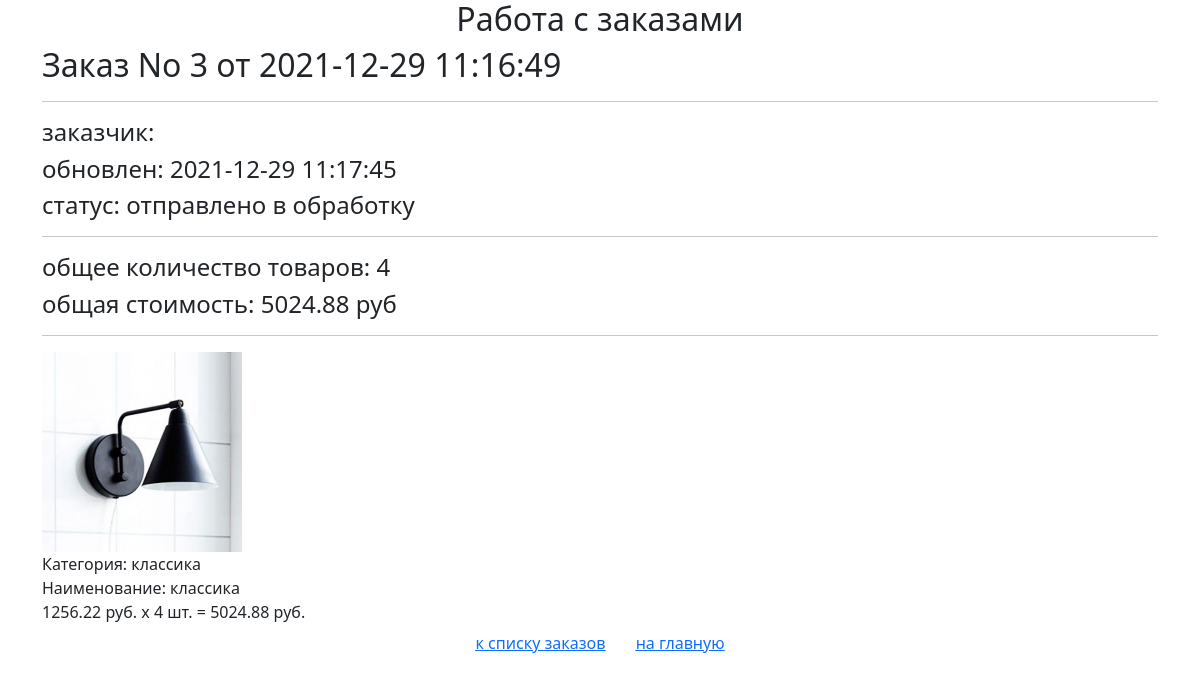
Before: /orders/read/3/ with the older database file.
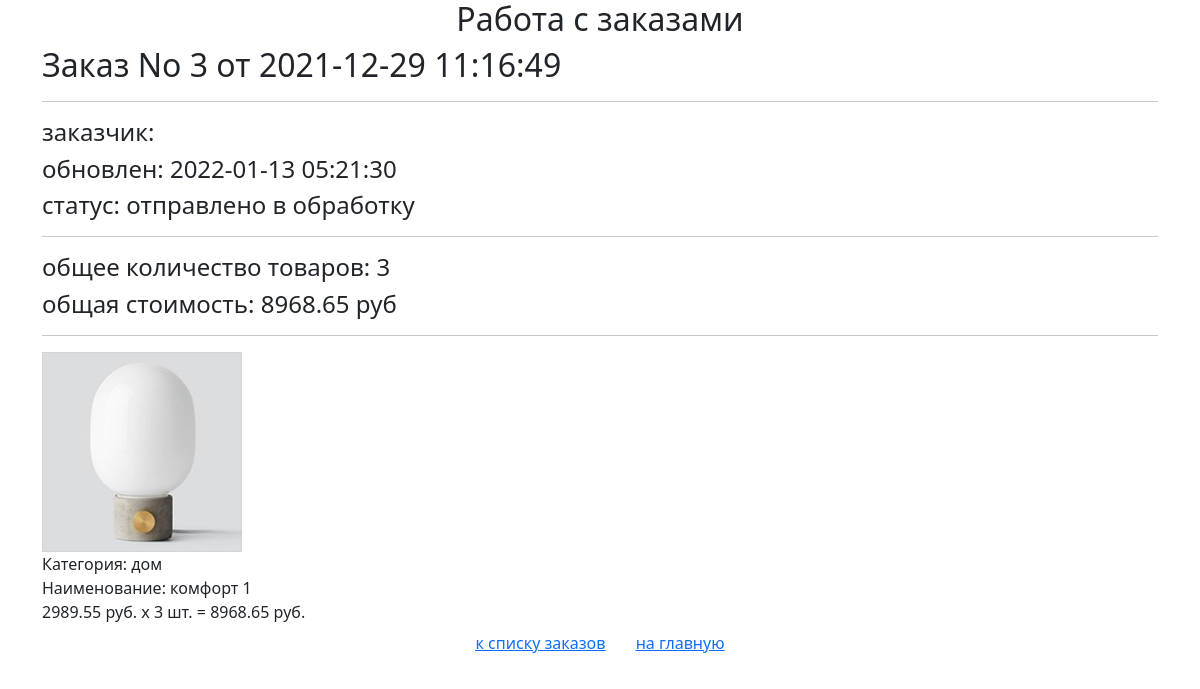
After: the same page with the newer database file.
### ordersapp/models.py (models this page shows, shortened)
class Order(models.Model):
    STATUS_FORMING = 'FM'
    STATUS_SEND_TO_PROCEED = 'STP'
    STATUS_PROCEEDED = 'PRD'
    STATUS_PAID = 'PD'
    STATUS_CANCEL = 'CNL'
    STATUS_DONE = 'DN'
    STATUSES = (
        (STATUS_FORMING, 'формируется'),
        (STATUS_SEND_TO_PROCEED, 'отправлено в обработку'),
        (STATUS_PROCEEDED, 'обработано'),
        (STATUS_PAID, 'оплачено'),
        (STATUS_CANCEL, 'отменено'),
        (STATUS_DONE, 'завершено'),
    )
    user = models.ForeignKey(settings.AUTH_USER_MODEL, on_delete=models.CASCADE)
    status = models.CharField(choices=STATUSES, default=STATUS_FORMING, max_length=5)
    is_active = models.BooleanField(default=True)
    created_at = models.DateTimeField(auto_now_add=True)
    updated_at = models.DateTimeField(auto_now=True)
    def get_total_quantity(self):
        _items = self.orderitems.select_related()
        _total_quantity = sum(list(map(lambda x: x.quantity, _items)))
        return _total_quantity
    def get_total_cost(self):
        _items = self.orderitems.select_related()
        _total_cost = sum(list(map(lambda x: x.quantity * x.product.price, _items)))
        return _total_cost

class OrderItem(models.Model):
    order = models.ForeignKey(Order, on_delete=models.CASCADE, verbose_name='Заказ', related_name='orderitems')
    product = models.ForeignKey(Product, on_delete=models.CASCADE, verbose_name='Товар')
    quantity = models.PositiveSmallIntegerField(default=0, verbose_name='Количество')
    def get_product_cost(self):
        return self.product.price * self.quantity

### mainapp/models.py (models this page shows, shortened)
class Product(models.Model):
    category = models.ForeignKey(ProductCategory, on_delete=models.CASCADE)
    name = models.CharField(max_length=255)
    image = models.ImageField(upload_to='products_img', blank=True, null=True)
    short_desc = models.CharField(max_length=255, blank=True)
    description = models.TextField(blank=True, null=True)
    price = models.DecimalField(max_digits=8, decimal_places=2, default=0)
    quantity = models.PositiveIntegerField(default=0)
    is_active = models.BooleanField(default=True)
    class Meta:
        verbose_name = 'продукт'
        verbose_name_plural = 'Продукты'

class ProductCategory(models.Model):
    name = models.CharField(max_length=50, unique=True, verbose_name='Название')
    description = models.TextField(blank=True, null=True, verbose_name='Описание')
    is_active = models.BooleanField(default=True)
    class Meta:
        verbose_name = 'категория(ю)'
        verbose_name_plural = 'Категории'

### ordersapp/views.py (the view)
# urls.py: path('read/<pk>/', ordersapp.OrderDetailView.as_view(), name='read'),
class OrderDetailView(DetailView):
    model = Order
    def get_context_data(self, **kwargs):
        context_data = super().get_context_data(**kwargs)
        context_data['title'] = 'Просмотр заказа'
        return context_data

### adminapp/templatetags/my_tags.py (called while the page is built)
def media_for_products(image):
    if not image:
        image = 'products_img/product-21.jpg'
    return f'{settings.MEDIA_URL}{image}'

### mainapp/context_processors.py (called while the page is built)
def basket(request):
    basket_items = []
    if request.user.is_authenticated:
        basket_items = Basket.objects.filter(user=request.user)
    return {
        'basket': basket_items
    }

### ordersapp/templates/ordersapp/order_detail.html
{% extends "ordersapp/base.html" %}
{% load my_tags %}
{% load static %}
{% block content %}
    <div class="container ">
        {% include 'ordersapp/includes/inc_order_summary.html' %}
        {% for item in object.orderitems.select_related %}
            <div class="row justify-content-start">
            <div class="col-lg-4">
                <img src="{{ item.product.image|media_for_products }}"
                     alt="{{ item.product.short_desc }}" width="200" height="200"><br>
                <span class="category_name">Категория: {{ item.product.category.name }} </span><br>
                <span class="product_name">Наименование: {{ item.product.name }}</span><br>
                <span class="product_price"> {{ item.product.price }} руб. </span>
                <span class="product_quantity">x {{ item.quantity }} шт.</span>
                <span class="product_cost">= {{ item.get_product_cost }} руб.</span>
            </div>
        {% endfor %}
        {% include 'ordersapp/includes/inc_order_actions.html' %}
        </div>
{% endblock %}

### ordersapp/templates/ordersapp/base.html (shortened to what this page needs)
<!DOCTYPE html>
{% load static %}
<html lang="ru">
<head>
    {% block css %}
        <link rel="stylesheet" type="text/css" href="{% static 'css/bootstrap.min.css' %}">
        <link rel="stylesheet" href="{% static 'fonts/font-awesome/css/font-awesome.css' %}">
    {% endblock %}
</head>
<body class="sb-nav-fixed">
<div class="container text-center">
    <div class="h2 text-center head">
    </div>
</div>
{% block content %}
{% endblock %}
</body>
</html>

### ordersapp/templates/ordersapp/includes/inc_order_summary.html (shortened to what this page needs)
{% if object %}
    <div class="h2">Заказ No {{ object.pk }} от {{ object.created_at|date:"Y-m-d H:i:s" }}</div>
            <hr>
            <div class="h4">заказчик: {{ user.last_name }} {{ user.first_name }} </div>
    <div class="h4">обновлен: {{ object.updated_at|date:"Y-m-d H:i:s" }}</div>
    <div class="h4">cтатус: {{ object.get_status_display }}</div>
    <hr>
    <div class="h4">
        общее количество товаров: <span class="order_total_quantity">{{ object.get_total_quantity }}</span>
    </div>
    <div class="h4">
        общая стоимость: <span class="order_total_cost">{{ object.get_total_cost }}</span> руб
    </div>
{% endif %}
<hr>

### ordersapp/templates/ordersapp/includes/inc_order_actions.html (shortened to what this page needs)
<div class="container text-center">
    <button class="btn btn-link">
        <a href="{% url 'ordersapp:list' %}">
            к списку заказов
        </a>
    </button>
    <button class="btn btn-link">
        <a href="{% url 'index' %}">на главную</a>
    </button>
</div>

Changed rows visible on the page:
removed OrderItem: product.image|media_for_products (picture), product.category.name "классика", product.name "классика", product.price "1256.22", quantity "4", get_product_cost "5024.88"
changed Order "отправлено в обработку": updated_at "2021-12-29 11:17:45" → "2022-01-13 05:21:30"; get_total_quantity "4" → "3"; get_total_cost "5024.88" → "8968.65"
added OrderItem: product.image|media_for_products (picture), product.category.name "дом", product.name "комфорт 1", product.price "2989.55", quantity "3", get_product_cost "8968.65"
